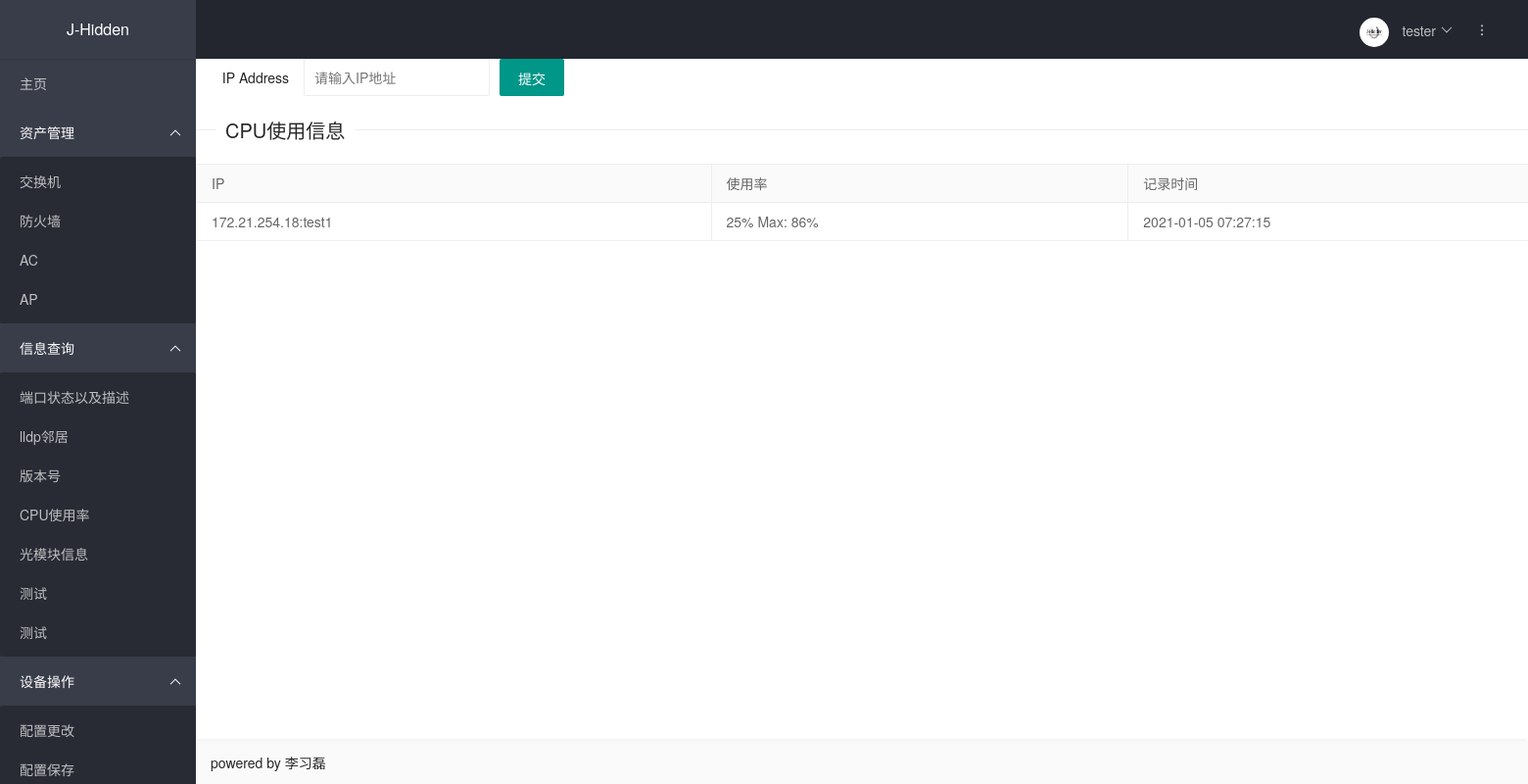
Page /cpu_usage/ on the committed database.
### cmdb/models.py (models this page shows, shortened)
class Cpu_info(models.Model):
    usage = models.CharField(verbose_name='CPU使用率', max_length=128)
    stat_time = models.CharField(verbose_name='记录时间', max_length=128)
    device = models.ForeignKey(Device, verbose_name='设备IP', on_delete=models.CASCADE)

class Device(models.Model):
    group_choices = (
        ('0', '一组'),
        ('1', '二组'),
        ('2', '三组'),
    )
    ip = models.GenericIPAddressField(verbose_name='IP地址', unique=True)
    name = models.CharField(verbose_name='设备名称', max_length=128)
    username = models.CharField(verbose_name='用户名', default='lixilei',max_length=128)
    password = models.CharField(verbose_name='密码', default='lixilei6028', max_length=128)
    port = models.CharField(verbose_name='端口', default=22, max_length=128)
    platform = models.CharField(verbose_name='平台(netmiko)', max_length=128)
    sn = models.CharField(verbose_name='sn', max_length=128, unique=True,)
    vendor = models.CharField(verbose_name='厂商', max_length=128)
    role = models.CharField(verbose_name='设备类型', max_length=128,)
    is_virtual = models.BooleanField(verbose_name='虚拟化', default=False)
    group = models.CharField(verbose_name='运维组', choices=group_choices,  max_length=128)
    creat_time = models.DateTimeField(verbose_name='创建时间', auto_now_add=True)
    update_time = models.DateTimeField(verbose_name='更新时间', auto_now=True)
    def __str__(self):
        return '{}:{}'.format(self.ip, self.name)

### cmdb/views.py (the view, shortened to what this page needs)
# urls.py: path('cpu_usage/', views.Cpu_usage.as_view(), name='cpu-usage'),
class Cpu_usage(View):
    def get(self,request):
        cpu_infos = Cpu_info.objects.all()
        return render(request, 'cpu_info.html', {'cpu_info_list': cpu_infos})

### cmdb/templates/cpu_info.html (shortened to what this page needs)
{% extends 'base.html' %}
{% block head %}
    <link rel="stylesheet" href="../static/css/layui.css"  media="all">
{% endblock %}
{% block content %}
<form action="" method="post">
  <div class="layui-form-item">
    <label class="layui-form-label">IP Address</label>
    <div class="layui-input-inline">
      <input type="text" name="ip" lay-verify="pass" placeholder="请输入IP地址" autocomplete="off" class="layui-input">
    </div>
   <button type="submit" class="layui-btn" lay-submit="" lay-filter="demo1">提交</button>
  </div>
</form>
<div style="width: 1500px; position: center;">
 <fieldset class="layui-elem-field layui-field-title" style="margin-top: 20px";>
  <legend>CPU使用信息</legend>
 </fieldset>
<table class="layui-table">
    <thead>
    <tr>
        <th>IP</th>
        <th>使用率</th>
        <th>记录时间</th>
    </tr>
    </thead>
    <tbody>
    {% for i in cpu_info_list %}
         <tr>
             <td>{{ i.device }}</td>
             <td>{{ i.usage }}</td>
             <td>{{ i.stat_time }}</td>
    {% endfor %}
    </tbody>
</table>
</div>
{% endblock %}

### cmdb/static/css/layui.css (style rules this page uses)
a,body { color:#333 }
.layui-btn,.layui-edge,.layui-inline,img { vertical-align:middle }
.layui-btn,.layui-disabled,.layui-icon,.layui-unselect { -moz-user-select:none;-webkit-user-select:none;-ms-user-select:none }
blockquote,body,button,dd,div,dl,dt,form,h1,h2,h3,h4,h5,h6,input,li,ol,p,pre,td,textarea,th,ul { margin:0;padding:0;-webkit-tap-highlight-color:rgba(0,0,0,0) }
table { border-collapse:collapse;border-spacing:0 }
button,input,optgroup,option,select,textarea { font-family:inherit;font-size:inherit;font-style:inherit;font-weight:inherit;outline:0 }
body { line-height:1.6;color:rgba(0,0,0,.85);font:14px Helvetica Neue,Helvetica,PingFang SC,Tahoma,Arial,sans-serif }
.layui-btn,.layui-btn-group,.layui-edge { display:inline-block }
.layui-btn,.layui-input,.layui-select,.layui-textarea,.layui-upload-button { outline:0;-webkit-appearance:none;transition:all .3s;-webkit-transition:all .3s;box-sizing:border-box }
.layui-elem-field { margin-bottom:10px;padding:0;border-width:1px;border-style:solid }
.layui-elem-field legend { margin-left:20px;padding:0 10px;font-size:20px;font-weight:300 }
.layui-field-title { margin:10px 0 20px;border-width:1px 0 0 }
.layui-card-body,.layui-card-header,.layui-form-label,.layui-form-mid,.layui-form-select,.layui-input-block,.layui-input-inline,.layui-panel,.layui-textarea { position:relative }
.layui-badge-rim,.layui-border,.layui-colla-content,.layui-colla-item,.layui-collapse,.layui-elem-field,.layui-form-pane .layui-form-item[pane],.layui-form-pane .layui-form-label,.layui-input,.layui-layedit,.layui-layedit-tool,.layui-panel,.layui-quote-nm,.layui-select,.layui-tab-bar,.layui-tab-card,.layui-tab-title,.layui-tab-title .layui-this:after,.layui-textarea { border-color:#eee }
.layui-btn { height:38px;line-height:38px;border:1px solid transparent;padding:0 18px;background-color:#009688;color:#fff;white-space:nowrap;text-align:center;font-size:14px;border-radius:2px;cursor:pointer }
.layui-input,.layui-select,.layui-textarea { height:38px;line-height:1.3;line-height:38px\9;border-width:1px;border-style:solid;background-color:#fff;color:rgba(0,0,0,.85);border-radius:2px }
.layui-input,.layui-textarea { display:block;width:100%;padding-left:10px }
.layui-form-item { margin-bottom:15px;clear:both;*zoom:1 }
.layui-form-item:after { content:'\20';clear:both;*zoom:1;display:block;height:0 }
.layui-form-label { float:left;display:block;padding:9px 15px;width:80px;font-weight:400;line-height:20px;text-align:right }
.layui-input-inline { display:inline-block;vertical-align:middle }
.layui-form-item .layui-input-inline { float:left;width:190px;margin-right:10px }
.layui-table,.layui-table-view { margin:10px 0 }
.layui-table { width:100%;background-color:#fff;color:#666 }
.layui-table tr { transition:all .3s;-webkit-transition:all .3s }
.layui-table th { text-align:left;font-weight:400 }
.layui-table tbody tr:hover,.layui-table thead tr,.layui-table-click,.layui-table-header,.layui-table-hover,.layui-table-mend,.layui-table-patch,.layui-table-tool,.layui-table-total,.layui-table-total tr,.layui-table[lay-even] tr:nth-child(even) { background-color:#FAFAFA }
.layui-table td,.layui-table th,.layui-table-col-set,.layui-table-fixed-r,.layui-table-grid-down,.layui-table-header,.layui-table-page,.layui-table-tips-main,.layui-table-tool,.layui-table-total,.layui-table-view,.layui-table[lay-skin=line],.layui-table[lay-skin=row] { border-width:1px;border-style:solid;border-color:#eee }
.layui-table td,.layui-table th { position:relative;padding:9px 15px;min-height:20px;line-height:20px;font-size:14px }

### rows in the picture
Cpu_info: device "172.21.254.18:test1", usage "25% Max: 86%", stat_time "2021-01-05 07:27:15"
